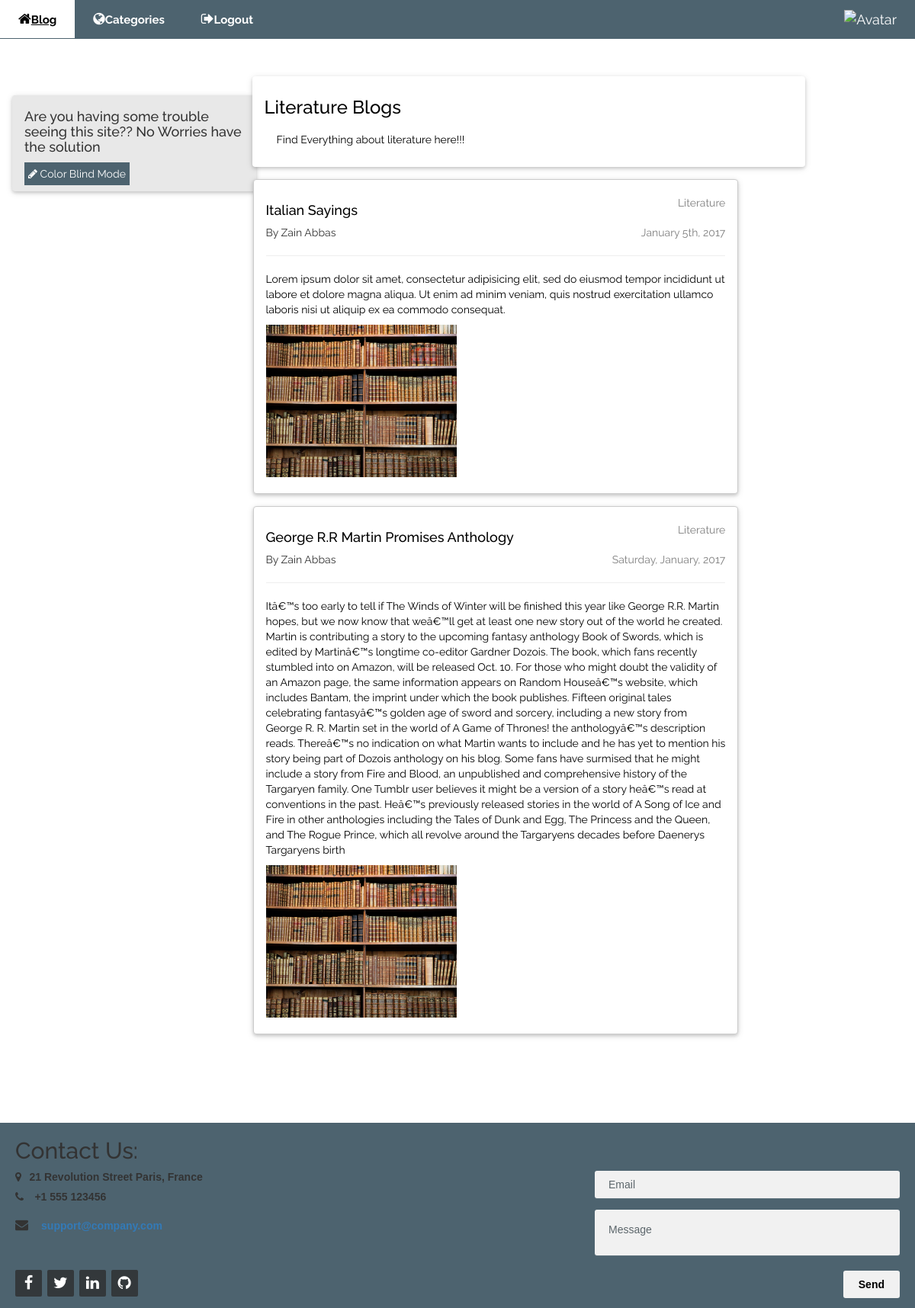
The page /project/literature.php (signed in) on the database its author committed.
### tables this page shows
CREATE TABLE `blog` (
  `ID` int(11) NOT NULL,
  `name` varchar(255) NOT NULL,
  `created_ID` int(11) NOT NULL,
  `content` text NOT NULL,
  `catagory` varchar(17) NOT NULL,
  `author` varchar(20) NOT NULL,
  `date` varchar(120) NOT NULL,
  `image` varchar(120) NOT NULL
);

### project/literature.php (the view, shortened to what this page needs)
<!DOCTYPE html>
<html>
<head>
  <link rel="stylesheet" href="https://maxcdn.bootstrapcdn.com/bootstrap/3.3.7/css/bootstrap.min.css">
<link rel="stylesheet" href="style.css">
<link rel="stylesheet" href="https://cdnjs.cloudflare.com/ajax/libs/font-awesome/4.7.0/css/font-awesome.min.css">
  <link rel="stylesheet" href="footer-distributed-with-contact-form.css">
</head>
<body style=" background-image: url('images/lit-back.jpg')"" class="imagess"  class="body-color">
<div class="top left">
 <ul class="navbar-color" >
  <li><a href="index.php" class="navbar-hover-white"><i class="fa fa-home margin-right"></i><span style="font-size:15px;font-weight: bold">Blog</span></a></li>
  <li><a href="Category.php" class="navbar-hover-white" title="News"><i class="fa fa-globe"></i><span style="font-size:15px;font-weight: bold">Categories</span></a></li>
  <li class="hide-small"><a href="Logout.php" class=" navbar-hover-white" title="Messages"><i class="fa fa-sign-out"></i><span style="font-size:15px;font-weight: bold">Logout</span></a></li>
 <li class="hide-small profile"><a href="profile.php" class=" navbar-hover-white" title="My Account"><img src=<?php echo "\"".$_SESSION['image']."\""; ?> class="w3-circle" style="height:25px;width:25px" alt="Avatar"><?php echo "    ".$_SESSION['fullName']; ?></a></li>
 </ul>
</div>
<br>
<div class="containers content" style="max-width:1400px;margin-top:80px">
 <div class="row">
    <div class="col-sm-3">
       <div class="row" style="width:350px;margin-left: -15px;margin-top: 25px">
        <div class="col-sm-12">
          <div style="background-color:#E8E8E8 	 ;border-radius:4px!important; " class="boxes">
            <div class="containers write-box-padding">
             <div > <h4 > Are you having some trouble seeing this site?? No Worries have the solution
 </h4>
                      <button  id="butt" type="button" class="buttons"  ><i class="fa fa-pencil"></i> Color Blind Mode</button>
</div>
            </div>
          </div>
        </div>
      </div>
   </div>
<div class="col-sm-7">
      <div class="row" style="width:755px;margin-left: 0px">
        <div class="col-sm-12">
          <div style="color:#000!important;background-color:#fff!important;border-radius:4px!important" class="boxes">
            <div class="containers write-box-padding">
           <h3>Literature Blogs</h3>
              <p class=" write-box-padding">Find Everything about literature here!!! </p>
            </div>
          </div>
        </div>
      </div>
      <?php
       include_once("./database/connectDB.php");
     	$query2 = "SELECT * FROM blog where catagory= 'Literature'";
     	$result2= $db->query($query2);
     	if ($result2->num_rows > 0){
			while($row=$result2->fetch_assoc()){
		echo "<div id='p1' class='containers boxes container-style' ><br>";
		echo "<span style='opacity: 0.5;float:right'>".$row['catagory']."</span>";
		echo "<h4>". $row['name']."</h4>";
		echo "<span style='opacity: 0.5;float:right'>".$row['date']."</span>";
		echo "<span style='opacity: 0.8'>By ".$row['author']."</span><hr>";
		echo "<p>". $row['content']."</p>";
		echo "<span><img src=". "\"" .$row['image'] . "\""."style='width:250px; height:200px;'' alt='Northern Lights>";
		echo "<img src='images/nature.jpg' style='width:250px; height :200px; margin-left: 10px' class='he'></span>";
		echo "<br><br></div>";
		}
  	}
      ?>
    </div>
</div>
</div>
<br>
<footer style="background-color: #4d636f" class="footer-distributed">
      <h2  style="margin-top: 0px"> Contact Us: </h2>
      <div class="footer-left">
        <div>
          <p><span><i class="fa fa-map-marker">&nbsp &nbsp</i>21 Revolution Street</span> Paris, France</p>
        </div>
        <div>
          <p><span><i class="fa fa-phone">&nbsp &nbsp</i> </span>+1 555 123456</p>
        </div>
        <div>
           <p><span><i class="fa fa-envelope"> &nbsp &nbsp</i><a href="mailto:support@company.com"></span>support@company.com</a></p>
        </div>
        <div class="footer-icons">
          <a href="#"><i class="fa fa-facebook"></i></a>
          <a href="#"><i class="fa fa-twitter"></i></a>
          <a href="#"><i class="fa fa-linkedin"></i></a>
          <a href="#"><i class="fa fa-github"></i></a>
        </div>
      </div>
      <div class="footer-right">
        <form >
          <input type="text" name="email" placeholder="Email" />
          <textarea  placeholder="Message"></textarea>
          <button type="button" >Send</button>
        </form>
      </div>
    </footer>
</body>
</html>

### project/style.css (style rules this page uses)
.navbar-color { color:#fff; background-color:#4d636f }
ul { list-style-type: none; margin: 0; padding: 0; overflow: hidden; font-size:18px!important }
footer { bottom: 0; }
li { float: left; }
.profile { float:right!important; }
.top { position:fixed; width:100% ;z-index:1; top:0 }
.left { left:0; }
.boxes { box-shadow:0 2px 4px 0 rgba(0,0,0,0.16),0 2px 10px 0 rgba(0,0,0,0.12)!important }
.containers { padding:0.01em 16px }
.containers:after { content:"";display:table;clear:both }
.content { max-width:980px;margin:auto }
.write-box-padding { padding:8px 16px!important }
li a { display: block; color: white; text-align: center; padding: 12px 12px; text-decoration: none; padding:12px 24px!important }
.buttons { background-color: #4d636f; border:none; color:white ; padding: 5px 5px }
.container-style { color:#000!important;background-color:#fff!important;border-radius:4px!important;border:1px solid #ccc;margin:16px!important }
input[type=text] { width: 130px; box-sizing: border-box; border: 2px solid #ccc; border-radius: 15px; font-size: 12px; background-color: white; background-position: 10px 10px; background-repeat: no-repeat; padding: 8px 8px 8px 8px; transition: width 0.4s ease-in-out; }
* { box-sizing:border-box }
.img-responsive, { display: block; max-width: 100%; height: auto; }
.imagess { background: no-repeat center center fixed; background-size: cover; }
i.fa-envelope { font-size: 17px; line-height: 38px; }

### project/footer-distributed-with-contact-form.css (style rules this page uses)
.footer-distributed { background-color: #4d636f; box-shadow: 0 1px 1px 0 rgba(0, 0, 0, 0.12); box-sizing: border-box; width: 100%; font: bold 14px sans-serif; text-align: left; padding: 20px 20px 10px; margin-top: 80px; overflow: hidden; }
.footer-distributed .footer-left { float: left; }
.footer-distributed .footer-icons { margin-top: 40px; }
.footer-distributed .footer-icons a { display: inline-block; width: 35px; height: 35px; cursor: pointer; background-color: #33383b; border-radius: 2px; font-size: 20px; color: #ffffff; text-align: center; line-height: 35px; margin-right: 3px; margin-bottom: 5px; }
.footer-distributed .footer-right { float: right; }
.footer-distributed form { display: inline-block; }
.footer-distributed form input, .footer-distributed form textarea { display: block; border-radius: 3px; box-sizing: border-box; background-color: #f1f1f1; box-shadow: 0 1px 0 0 rgba(255, 255, 255, 0.1); border: none; resize: none; font: inherit; font-size: 14px; font-weight: normal; color: #d1d2d2; width: 400px; padding: 18px; }
.footer-distributed form input { height: 30px; margin-bottom: 15px; }
.footer-distributed form textarea { height: 60px; margin-bottom: 20px; }
.footer-distributed form button { border-radius: 3px; background-color: #f1f1f1; color: black; border: 0; padding: 10px 20px; float: right; }

### project/literature.php (style rules this page uses)
body,h1,h2,h3,h4,h5 { font-family: "Raleway", sans-serif }

### rows shown on the page
blog: catagory "Literature", name "Italian Sayings", date "January 5th, 2017", author "Zain Abbas", content "Lorem ipsum dolor sit amet, consectetur adipisicing elit, sed do eiusmod tempor incididunt ut labore et dolore magna aliqua. Ut enim ad minim veniam, quis nostrud exercitation ullamco laboris nisi ut aliquip ex ea commodo consequat.", image (picture)
blog: catagory "Literature", name "George R.R Martin Promises Anthology", date "Saturday, January, 2017", author "Zain Abbas", content "Itâ€™s too early to tell if The Winds of Winter will be finished this year like George R.R. Martin hopes, but we now know that weâ€™ll get at least one new story out of the world he created. Martin is contributing a story to the upcoming fantasy anthology Book of Swords, which is edited by Martinâ€™s longtime co-editor Gardner Dozois. The book, which fans recently stumbled into on Amazon, will be released Oct. 10. For those who might doubt the validity of an Amazon page, the same information appears on Random Houseâ€™s website, which includes Bantam, the imprint under which the book publishes. Fifteen original tales celebrating fantasyâ€™s golden age of sword and sorcery, including a new…", image (picture)
